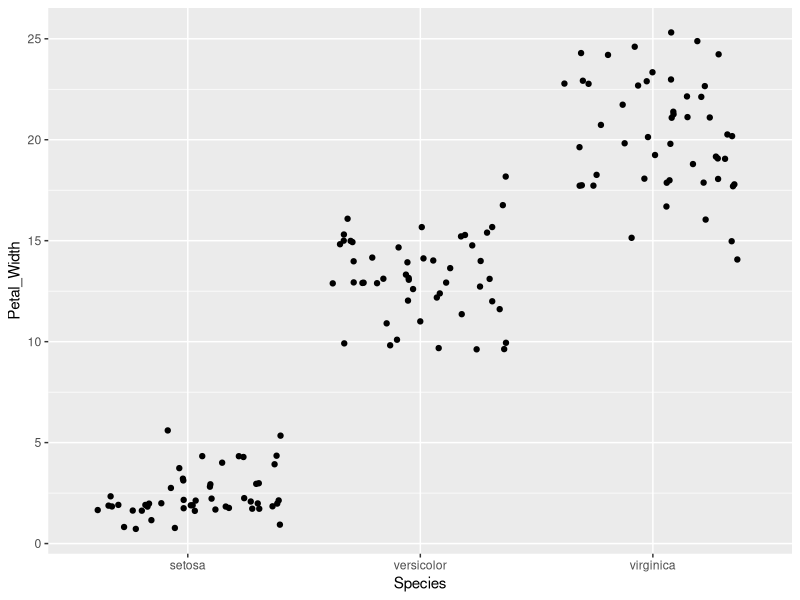
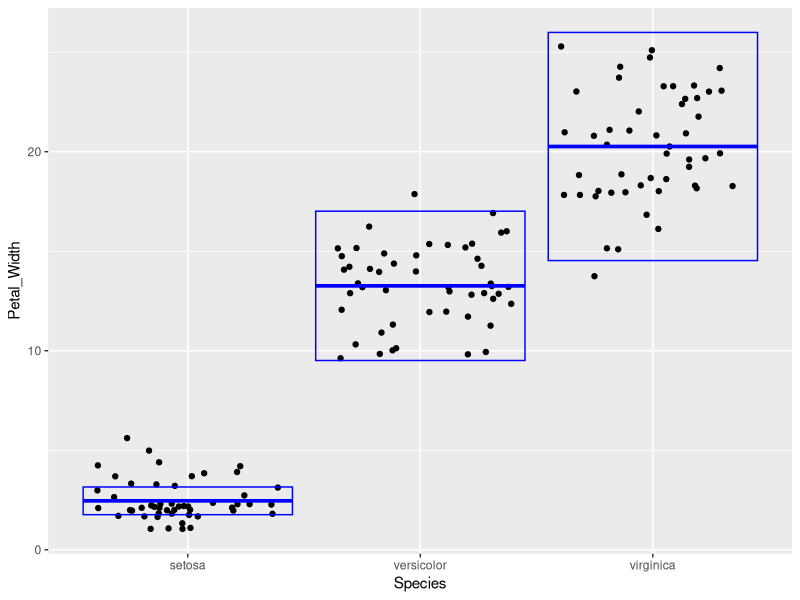
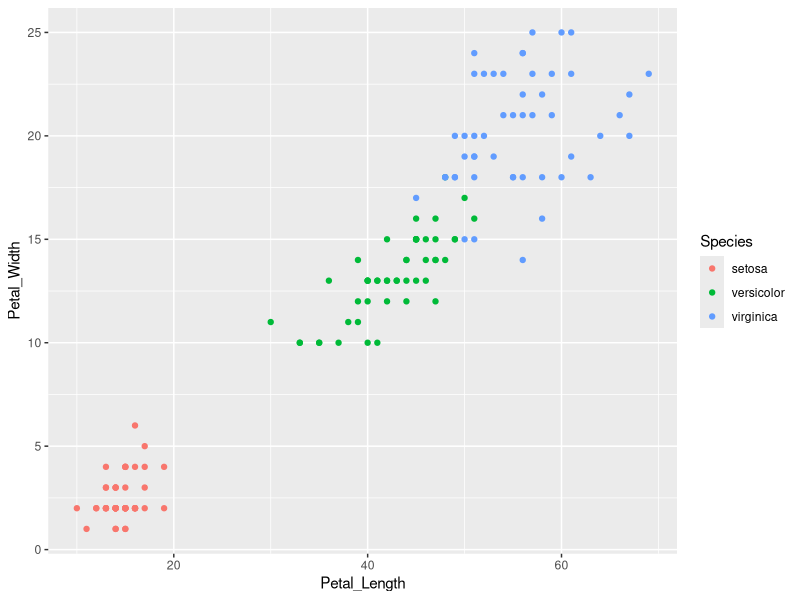

Write R code to recreate these figures, in order. (Note: this script raises an error after producing the figures.)
## ---- chunk 1
# Load packages ---------------------------------------------

library(tidyverse)
## ---- chunk 2
# Read data -----------------------------------------------

iris
iris <- as_tibble(iris)
iris
## ---- chunk 3
# Question 1 ----------------------------------------------

new_iris <- rename(iris, Sepal_Length = Sepal.Length, Sepal_Width = Sepal.Width, Petal_Length = Petal.Length, Petal_Width = Petal.Width)
new_iris
## ---- chunk 4
# Question 2 ----------------------------------------------

iris_cm <- mutate(new_iris, Sepal_Length = Sepal_Length * 10, Sepal_Width = Sepal_Width * 10, Petal_Length = Petal_Length * 10, Petal_Width = Petal_Width * 10)
iris_cm
## ---- chunk 5
# Question 3 ----------------------------------------------

iris_area <- mutate(iris_cm, Sepal_Area = Sepal_Length * Sepal_Width, Petal_Area = Petal_Length * Petal_Width)
iris_onlyarea <- select(iris_area, Sepal_Area, Petal_Area, Species)
iris_onlyarea
## ---- chunk 6
# Question 4 ----------------------------------------------

summarize(
  iris_cm,
  sampl_size = n(),
  max = max(Sepal_Length),
  min = min(Sepal_Length),
  range = max - min,
  med = median(Sepal_Length),
  q1 = quantile(Sepal_Length, probs = 0.25),
  q3 = quantile(Sepal_Length, probs = 0.75),
  iqr = IQR(Sepal_Length)
)
## ---- chunk 7
# Question 5 ----------------------------------------------

iris_sum <-
  iris_cm %>%
  group_by(Species) %>%
  summarize(
    sampl_size = n(),
    mean_w = mean(Petal_Width),
    str_dev = sd(Petal_Width),
    var = var(Petal_Width),
    sem = mean(Petal_Width) / sqrt(n()),
    ci_upper = mean_w + 2 * sem,
    ci_lower = mean_w - 2 * sem
  ) 

iris_sum
iris_cm
## ---- chunk 8
# Question 6 ----------------------------------------------

ggplot(data = iris_cm) +
  geom_jitter(mapping = aes(x = Species, y = Petal_Width))
## ---- chunk 9
# Question 7 ----------------------------------------------

ggplot(data = iris_cm) +
  geom_jitter(mapping = aes(x = Species, y = Petal_Width)) +
  geom_crossbar(
    data = iris_sum,
    mapping = aes(x = Species, y = mean_w, ymax = ci_upper, ymin = ci_lower),
    color = "blue"
  )
## ---- chunk 10
# Question 8 --------------------------------------------------------------

ggplot(data = iris_cm) +
  geom_point(mapping = aes(x = Petal_Length, y = Petal_Width, color = Species))
## ---- chunk 11
sessioninfo::session_info()
